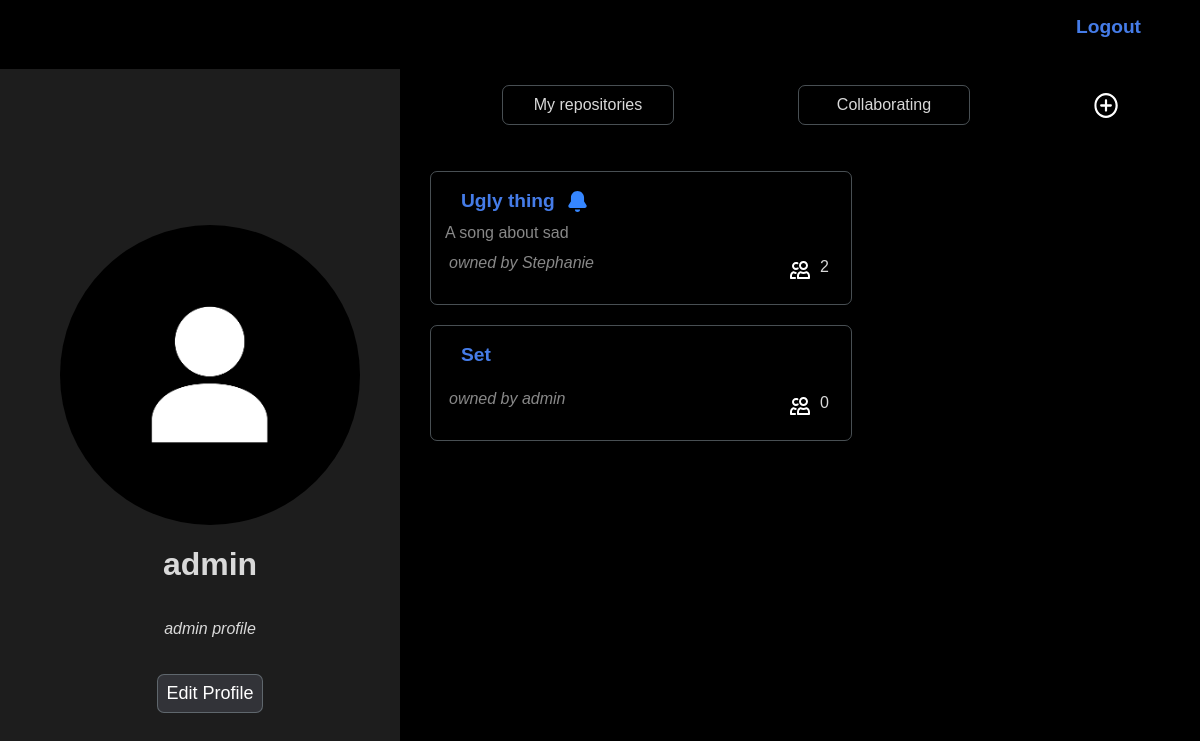
Page /dashboard (signed in) on the committed database.
### palinodes/models.py (models this page shows, shortened)
class User(AbstractUser):
    pass

class Profile(models.Model):
    user = models.OneToOneField(User, on_delete=models.CASCADE, related_name="profile")
    description = models.TextField(default="", max_length=300, blank=True)
    avatar = models.ImageField(upload_to=get_avatar_path, blank=True)
    @property
    def all_repositories(self):
        directories = set(self.user.directories.filter(parent = None)) | set(self.user.collaborating.filter(parent = None))
        sorted_directories = sorted(directories, key=lambda directory: directory.last_edited, reverse=True)
        return sorted_directories
    @cached_property
    def repositories(self):
        directories = self.user.directories.filter(parent = None)
        sorted_directories = sorted(directories, key=lambda directory: directory.last_edited, reverse=True)
        return sorted_directories
    @cached_property
    def collaborating_repositories(self):
        directories = self.user.collaborating.filter(parent = None)
        sorted_directories = sorted(directories, key=lambda directory: directory.last_edited, reverse=True)
        return sorted_directories

class Directory(models.Model):
    name = models.CharField(max_length=50)
    description = models.TextField(max_length=300, blank=True, null=True)
    created = models.DateTimeField(auto_now_add=True)
    owner = models.ForeignKey(User, on_delete=models.CASCADE, related_name="directories")
    collaborators = models.ManyToManyField(User, blank=True, related_name="collaborating")
    parent = models.ForeignKey("self", blank=True, null=True, on_delete=models.CASCADE, related_name="subdirectories")
    @property
    def latest_notification(self):
        if self.is_repository:
            return self.notifications.latest('timestamp')
    @property
    def number_of_collaborators(self):
        return self.collaborators.count()
    @property
    def is_repository(self):
        return self.parent == None
    @property
    def last_edited(self)-> datetime:
        latests = []
        if self.files.exists():
            last_file_timestamp = self.files.latest("uploaded")
            latests = latests + [last_file_timestamp.uploaded]
        if self.comments.exists():
            last_comment_timestamp = self.comments.latest("timestamp")
            latests = latests + [last_comment_timestamp.timestamp]
        if not self.subdirectories.exists() and len(latests) > 0:
             return max(latests)
        for subdirectory in self.subdirectories.all():
            latests.append(subdirectory.last_edited)
        return max(latests, default=self.created)

### palinodes/views.py (the view, shortened to what this page needs)
# urls.py: path("dashboard", views.dashboard, name="dashboard"),
@login_required
def dashboard(request):
    return render(request, "palinodes/dashboard.html", {
        "profile_form": ProfileForm()
    })

### palinodes/templates/palinodes/dashboard.html (shortened to what this page needs)
{% extends 'palinodes/layout.html' %}
{% load static %}
{% block body %}
<div id="profile-banner">
    <div id="profile-details" class="profile">
        {% if user.profile.avatar %}
        <img id="avatar" src={{user.profile.avatar.url}}>
        {% else %}
        <img style="background-color: black;" id="avatar" src="{% get_media_prefix %}Default-Profile-Picture.png" >
        {% endif %}
        <h1>{{user.username}}</h1>
        <p data-description="{{user.profile.description}}" id="profile-description"><em>{{user.profile.description}}</em></p>
        <button class="bordered clickable">Edit Profile</button>
    </div>
</div>
<div id="repositories-list">
    <ul>
        <li class="bordered clickable" id="my-repositories-btn">My repositories</li>
        <li class="bordered clickable" id="collaborating-btn">Collaborating</li>
        <li class="clickable" id="new-repository-icn" style= "width: auto; height: 24px; padding: 0px; border-radius:90%; align-self: center">
            <a href={% url 'new-repository' %}>
                <img src="{% get_media_prefix %}icons/plus-circle.svg" alt="">
            </a>
        </li>
    </ul>
    <div id="repositories-container">
        {% if user.profile.all_repositories %}
            {% for repository in user.profile.all_repositories%}
            <div class="repositories-li all-repositories bordered clickable">
                <a class="link-layer" href={% url 'repository' repository.id %}></a>
                <div class="repository-link">
                    <a href={% url 'repository' repository.id %}>
                        <strong>{{repository.name}}</strong>
                    </a>
                    {% if  user in repository.latest_notification.recipients.all %}
                    <img class="notification" src="{% get_media_prefix %}icons/bell-fill.svg">
                    {% endif %}
                </div>
                <p class="dash-repo-description">{{repository.description}}</p>
                <div class="dash-collaborators">
                    <p class="dash-repo-owner-name">owned by {{repository.owner.username}}</p>
                    <div>
                        <img src="{% get_media_prefix %}icons/people.svg" alt="">
                        <p>{{repository.number_of_collaborators}}</p>
                    </div>
                </div>
            </div>
            {% endfor %}
        {% endif %}
    </div>
</div>
{% endblock %}

### palinodes/static/palinodes/common.css (style rules this page uses)
body { margin:0; padding:0; background-color: black; color: rgb(217, 217, 217); text-decoration: none; font-family:sans-serif; width: 100vw; height: 100vh; overflow: scroll; }
* { border-color: red; }
a { text-decoration: none; color: #457CE8; font-weight:bold; font-size: larger; }
ul { list-style-type: none; }
img { object-fit: contain; }
button { border: none; margin-top: 20px; padding: 8px; color: white; font-size: large; background-color: #323338; }
.bordered { border: solid; border-color: #88959c88; border-width: 1px; border-radius: 7px; }
.link-layer { flex:1; position: absolute; width: 400px; height: 92%; }
#profile-banner { background-color: #1d1d1d; grid-row: 1 / span 1; }
.profile { height: 100%; display: flex; flex-direction: column; justify-content: center; align-items: center; }
#avatar { border-radius: 90%; background-color: #323338; }
#repositories-list { display: flex; flex-direction: column; }
#repositories-list ul { display: flex; justify-content: space-around; }
#repositories-list ul li { display: block; position: relative; padding: 10px; text-align: center; }
#new-repository-icn { align-self: center; border-radius: 90%; }
#repositories-container { align-self: center; width: 100%; display: flex; }
.repositories-li { position: relative; margin: 10px; padding: 10px 10px; display: flex; flex-direction: column; justify-content: space-between; }
.repository-link { display: flex; }
.notification { margin-left: auto; }
.dash-repo-owner-name { font-weight: 50; color: #ffffff88; font-style: italic; }
.dash-repo-description { font-weight: 50; color: #ffffff88; }
.dash-collaborators { display: flex; justify-content: space-between; }
.dash-collaborators div { display: flex; }

### palinodes/static/palinodes/widescreen.css (style rules this page uses)
#profile-banner { grid-column: 1 / span 1; margin-left: 0px; margin-top: 0px; padding-left: 20px; flex-direction: column; }
#avatar { width: 300px; height: 300px; }
#repositories-list { grid-column: 2 / span 1; padding-right: 20px; }
#repositories-list ul li { width: 150px; }
#repositories-container { margin: 20px auto auto 20px; align-self: center; justify-content: baseline; flex-wrap: wrap; align-content: stretch; }
.repositories-li { flex-basis: 400px; display: flex; overflow: hidden; }
.repositories-li * { margin: 4px; }
.repository-link { width: 100%; }

### palinodes/static/palinodes/smallscreen.css (style rules this page uses)
#profile-banner { grid-row: 1 / span 1; margin:0; padding: 10px 10px 10px 10px; }
.profile { font-size: smaller; }
.profile h1 { margin-right: 10px; }
.profile button { font-size: x-small; background-color: #1d1d1d; }
#avatar { width: 66px; height: 66px; margin-right: 20px; }
#repositories-list { grid-row: 2 / span 1; align-items: center; }
#repositories-list ul { width: 90%; }
#repositories-list ul li { width: 100px; font-size: smaller; }
#repositories-container { flex-direction: column; align-items: center; }
.repositories-li { flex-basis: 120px; width: 280px; flex-grow: 1; }

### rows in the picture
User: username "admin", profile.description "admin profile"
Directory: name "Ugly thing", description "A song about sad", owner.username "Stephanie", number_of_collaborators "2"
Directory: name "Set", owner.username "admin", number_of_collaborators "0"
